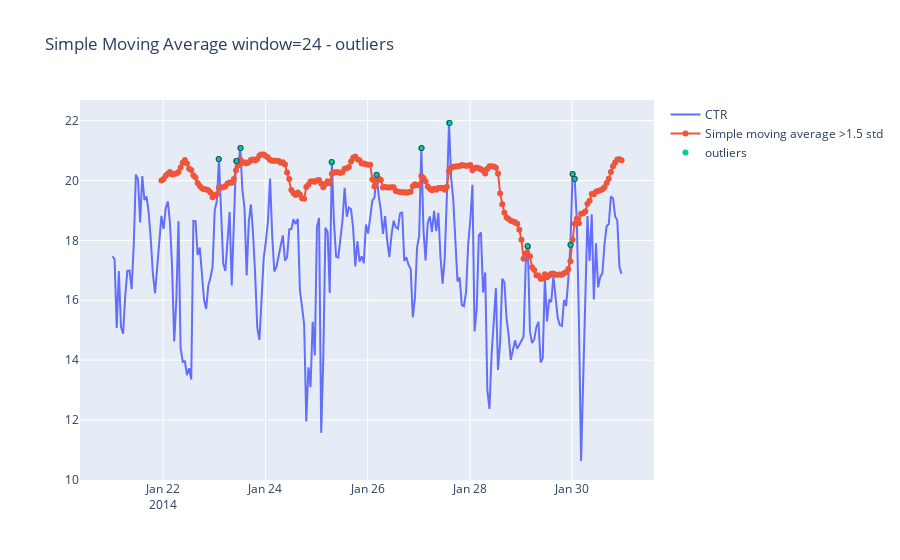

Notebook code cell kept with this figure:
### Code cell
# plot
# window = 24
x_axis = dfc_sma_high_24.index
y_axis_1 = dfc_sma_high_24.CTR
y_axis_2 = dfc_sma_high_24.SMA_High_24
y_axis_3 = dfc_sma_high_24.outliers

# Create traces
fig = go.Figure()
fig.add_trace(go.Scatter(x=x_axis, y=y_axis_1,
                    mode='lines',
                    name='CTR'))
fig.add_trace(go.Scatter(x=x_axis, y=y_axis_2,
                    mode='lines+markers',
                    name='Simple moving average >1.5 std'))
fig.add_trace(go.Scatter(x=x_axis, y=y_axis_3,
                    mode='markers+text', name='outliers', text='o'))

fig.update_layout(title="Simple Moving Average window=24 - outliers")

fig.show()

### Figure 1 — Plotly figure (JSON) as saved in the notebook; plotly's stock layout.template omitted (floating-point values rounded to 4 significant figures; data arrays with more than 128 entries replaced by an {"elided": "..."} marker saying what was removed)
{"data": [{"mode": "lines", "name": "CTR", "type": "scatter", "x": {"elided": "240 str values"}, "y": {"elided": "240 float values"}}, {"mode": "lines+markers", "name": "Simple moving average >1.5 std", "type": "scatter", "x": {"elided": "240 str values"}, "y": {"elided": "240 float values"}}, {"mode": "markers+text", "name": "outliers", "text": "o", "type": "scatter", "x": {"elided": "240 str values"}, "y": {"elided": "240 float values"}}], "layout": {"title": {"text": "Simple Moving Average window=24 - outliers"}}}
